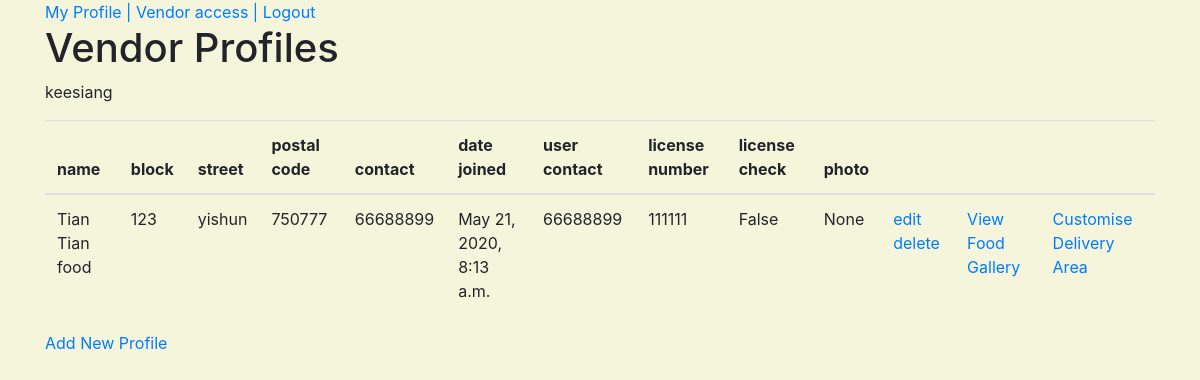
Before: /vendor/profiles (signed in) with the older database file.
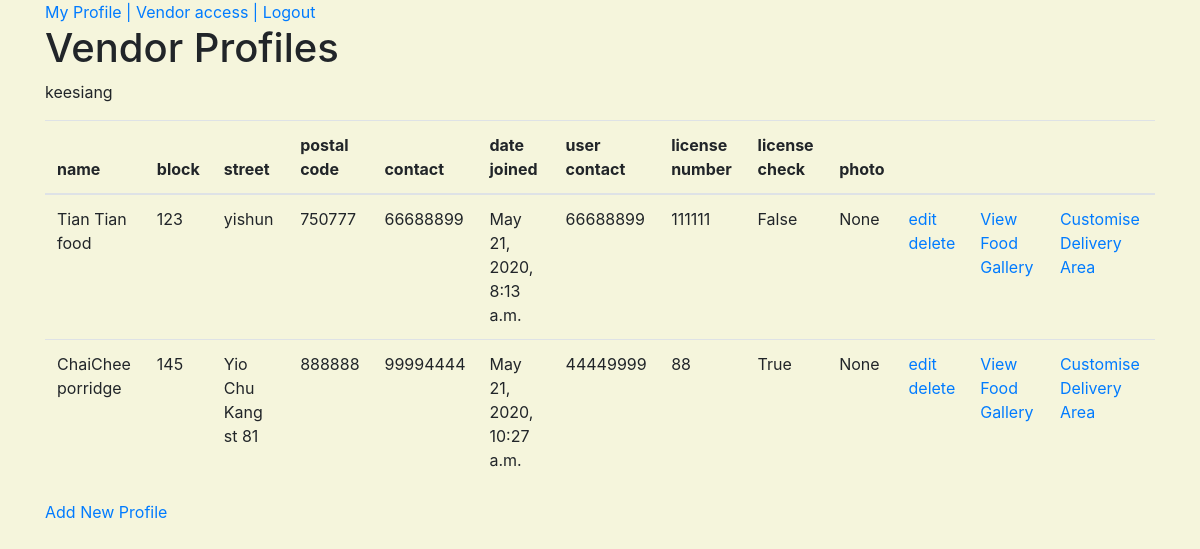
After: the same page with the newer database file.
### vendor/models.py (models this page shows, shortened)
class Vendor(models.Model):
    category = models.ManyToManyField(Category)
    postal_code = models.PositiveIntegerField( null=False, blank=False)
    name = models.CharField( max_length=100, null=False, blank=False)
    block = models.PositiveSmallIntegerField( null=False, blank=False)
    street = models.CharField(max_length=254, null=False, blank=False)
    contact = models.PositiveIntegerField(validators=[MinValueValidator(10000000), MaxValueValidator(99999999)], null=False, blank=False)
    date_joined = models.DateTimeField(auto_now_add=True)
    user = models.ForeignKey(User, null=True, on_delete=models.SET_NULL)
    user_contact = models.PositiveIntegerField(validators=[MinValueValidator(10000000), MaxValueValidator(99999999)], null=False, blank=False)
    license_number = models.CharField(max_length=10, null=False, blank=False)
    license_check = models.BooleanField(default=False)
    photo_url=models.URLField(max_length=1024, null=True, blank=True)
    vendordeliverytown = models.ManyToManyField(VendorDeliveryTown)
    vendordeliverypostal = models.ManyToManyField(VendorDeliveryPostal)

### vendor/views.py (the view)
# urls.py: path('profiles', vendor.views.view_vendor_profiles, name='view_vendor_profiles_route'),
@login_required
def view_vendor_profiles(request):
    vendor_profiles = Vendor.objects.filter(user=request.user)
    username = request.user.username
    return render(request, "vendor/vendor_profiles.html", {
            "vendor_profiles": vendor_profiles,
            "username": username
    })

### vendor/templates/vendor/vendor_profiles.html (shortened to what this page needs)
{% extends 'base_template.html' %}
{%block content%}
<h1> Vendor Profiles </h1>
<p> {{username}} </p>
    <table class="table">
        <tr>
            <thead>
                <th>name</th>
                <th>block</th>
                <th>street</th>
                <th>postal code</th>
                <th> contact </th>
                <th> date joined </th>
                <th> user contact </th>
                <th> license number </th>
                <th> license check </th>
                <th> photo </th>
                <th> &nbsp; </th>
                <th> &nbsp; </th>
                <th> &nbsp; </th>
            </thead>
        </tr>
        {%for j in vendor_profiles %}
            <tr>
                <td> {{j.name}} </td>
                <td> {{j.block}} </td>
                <td> {{j.street}} </td>
                <td> {{j.postal_code}} </td>
                <td> {{j.contact}} </td>
                <td> {{j.date_joined}} </td>
                <td> {{j.user_contact}} </td>
                <td> {{j.license_number}} </td>
                <td> {{j.license_check}} </td>
                <td> {{j.photo_url}} </td>
                <td> <a href="{% url 'edit_vendor_profile_route' vendor_profile_id=j.id %}"> edit</a>
                    <a href="{% url 'delete_vendor_profile_route' vendor_profile_id=j.id %}">delete</a>
                </td>
                <td> <a href="{% url 'view_vendor_food_gallery_route' vendor_profile_id=j.id %}"> View Food Gallery </a> </td>
                <td> <a href="{% url 'create_delivery_area_route' vendor_profile_id=j.id %}"> Customise Delivery Area </a> </td>
            </tr>
        {%endfor%}
    </table>
    <a href="{% url 'create_vendor_route' %}"> Add New Profile </a>
{%endblock%}

### templates/base_template.html (shortened to what this page needs)
{% load static %}
<!doctype html>
<html lang="en">
  <head>
    <link rel="stylesheet" href="https://stackpath.bootstrapcdn.com/bootstrap/4.4.1/css/bootstrap.min.css">
    <link rel="stylesheet" href="{% static 'style.css' %}">
  </head>
  <body>
    <header class="container">
        <div>
         {%if request.user.is_authenticated %}
            <a href="{% url 'index_route' %}" >My Profile |</a>
            <a href="{% url 'view_vendor_profiles_route' %}"> Vendor access |</a>
            <a href="{% url 'account_logout' %}" > Logout</a>
         {%else%}
            <a href="{% url 'account_signup' %}">Register</a>
            <a href="{% url 'create_vendor_route' %}"> Vendor Apply </a>
            <a href="{ url 'account_login' %}" >Login</a>
         {%endif%}
        </div>
    </header>
    <div class="container">
    {%block content%} {%endblock%}
    </div>
  </body>
</html>

### static/style.css (style rules this page uses)
body { background-color: beige; }

Changed rows visible on the page:
added Vendor: name "ChaiChee porridge", block "145", street "Yio Chu Kang st 81", postal_code "888888", contact "99994444", date_joined "May 21, 2020, 10:27 a.m.", user_contact "44449999", license_number "88", license_check "True", photo_url "None"
